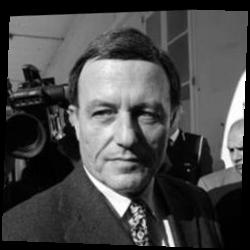
%> input picture images/real_faces2/m/Alfred_Sant_0001.jpg, 250 x 250 px; its folder holds only this picture in this run
$ octave average_face.m   (GNU Octave 9; MATLAB toolbox functions it lacks are replaced by stand-ins)
%> lines starting %> are read from the running program, lines starting %| are printed output that depends on the picture
%% Load files

cFolder = '~/proj/att_awe/images/real_faces2_agem/';

gen = {'m/','f/'};

%% Load face data
data.fimages = zeros(100,100,95);
data.mimages = zeros(100,100,94);

mask_size = [100 100];
mask = repmat([zeros(1,75),ones(1,100),zeros(1,75)],100,1);
mask = [zeros(90,250);mask;zeros(60,250)];

gender = gen{1};
loc = [cFolder gender];
imgFiles = dir(strcat(loc,'*jpg'));
for imgNum = 1:length(imgFiles)
    im = imread([loc imgFiles(imgNum).name]);
%> im is the input picture: size 250x250 uint8; min 0, max 255, mean 72.6
    im = reshape(im(mask==1),mask_size(1),mask_size(2));
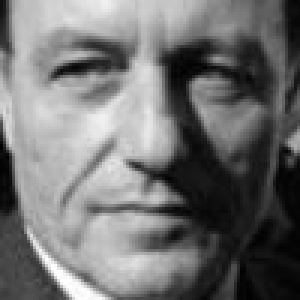
%> im: size 100x100 uint8 (shown 3 times larger); min 0, max 255, mean 114.2
    data.mimages(:,:,imgNum) = im;
end

gender = gen{2};
loc = [cFolder gender];
imgFiles = dir(strcat(loc,'*jpg'));
for imgNum = 1:length(imgFiles)
    im = imread([loc imgFiles(imgNum).name]);
    im = reshape(im(mask==1),mask_size(1),mask_size(2));
    data.fimages(:,:,imgNum) = im;
end

%% Plot
figure
subplot(121)
colormap('gray');
imagesc(mean(data.mimages,3));
subplot(122)
colormap('gray');
imagesc(mean(data.fimages,3));
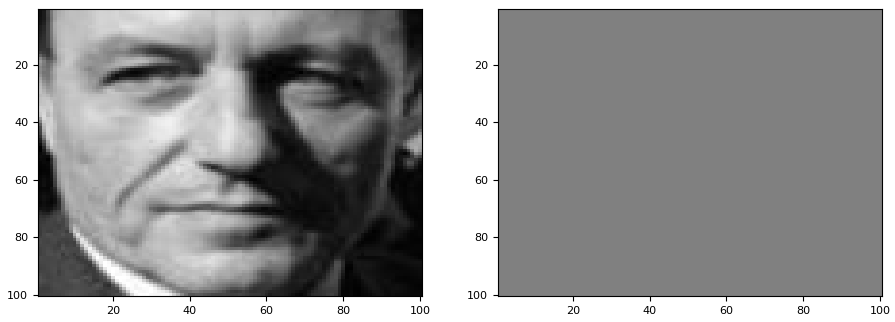
%> figure redrawn from the program's plot data, 2 panels

$ run again, on images/real_faces2/m/Hector_Mitelman_0001.jpg
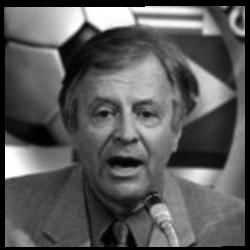
%> input picture images/real_faces2/m/Hector_Mitelman_0001.jpg, 250 x 250 px
%> im is the input picture: size 250x250 uint8; min 0, max 255, mean 90.3
%> `im = reshape(im(mask==1),mask_size(1),mask_size(2));`:
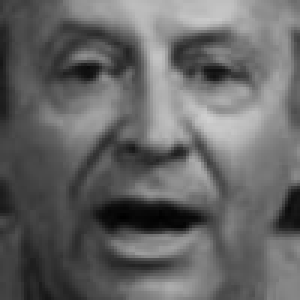
%> im: size 100x100 uint8 (shown 3 times larger); min 0, max 208, mean 101.2
%> `imagesc(mean(data.fimages,3));`:
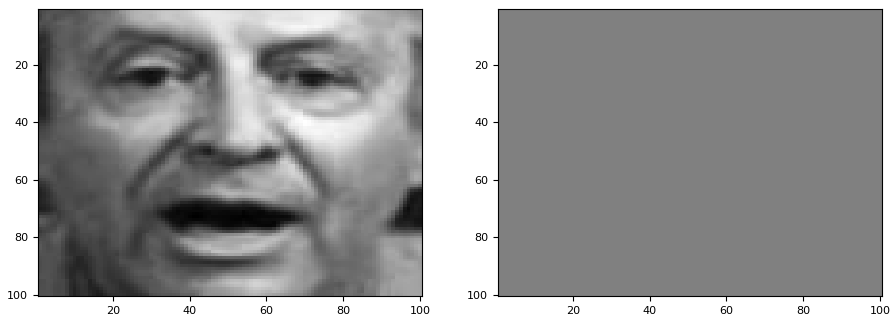
%> figure redrawn from the program's plot data, 2 panels

$ run again, on images/real_faces2/m/Herb_Dhaliwal_0001.jpg
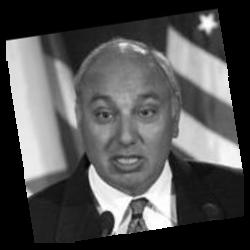
%> input picture images/real_faces2/m/Herb_Dhaliwal_0001.jpg, 250 x 250 px
%> im is the input picture: size 250x250 uint8; min 0, max 255, mean 82.3
%> `im = reshape(im(mask==1),mask_size(1),mask_size(2));`:
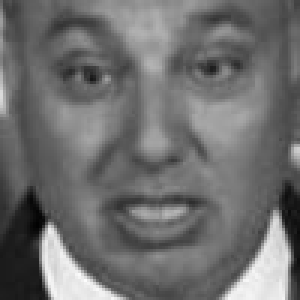
%> im: size 100x100 uint8 (shown 3 times larger); min 2, max 252, mean 110.2
%> `imagesc(mean(data.fimages,3));`:
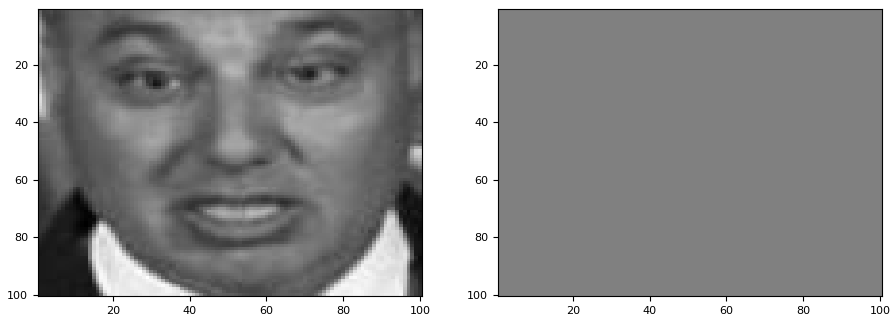
%> figure redrawn from the program's plot data, 2 panels

$ run again, on images/real_faces2/m/Kevin_Spacey_0003.jpg
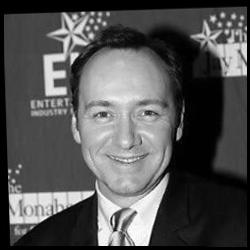
%> input picture images/real_faces2/m/Kevin_Spacey_0003.jpg, 250 x 250 px
%> im is the input picture: size 250x250 uint8; min 0, max 255, mean 83.5
%> `im = reshape(im(mask==1),mask_size(1),mask_size(2));`:
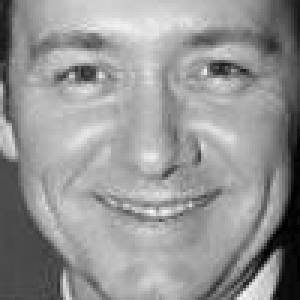
%> im: size 100x100 uint8 (shown 3 times larger); min 0, max 250, mean 148.8
%> `imagesc(mean(data.fimages,3));`:
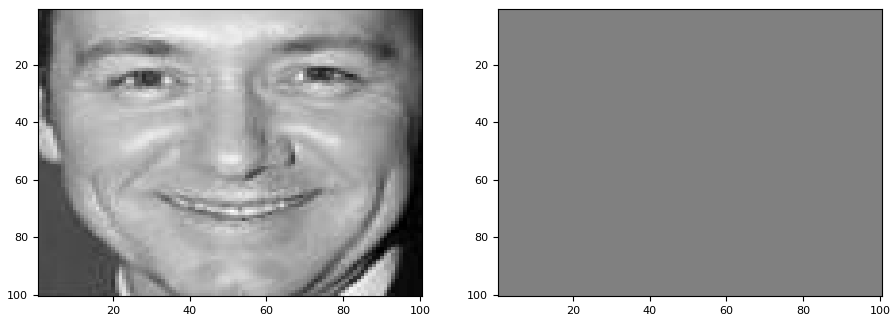
%> figure redrawn from the program's plot data, 2 panels

$ run again, on images/real_faces2/m/Antonio_Palocci_0008.jpg
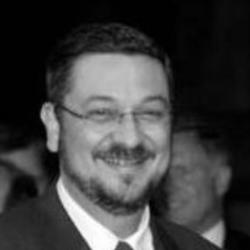
%> input picture images/real_faces2/m/Antonio_Palocci_0008.jpg, 250 x 250 px
%> im is the input picture: size 250x250 uint8; min 0, max 255, mean 62.8
%> `im = reshape(im(mask==1),mask_size(1),mask_size(2));`:
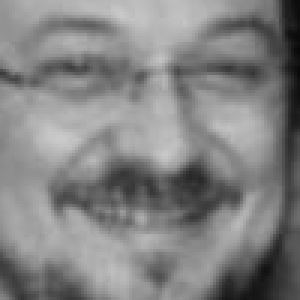
%> im: size 100x100 uint8 (shown 3 times larger); min 9, max 203, mean 130.5
%> `imagesc(mean(data.fimages,3));`:
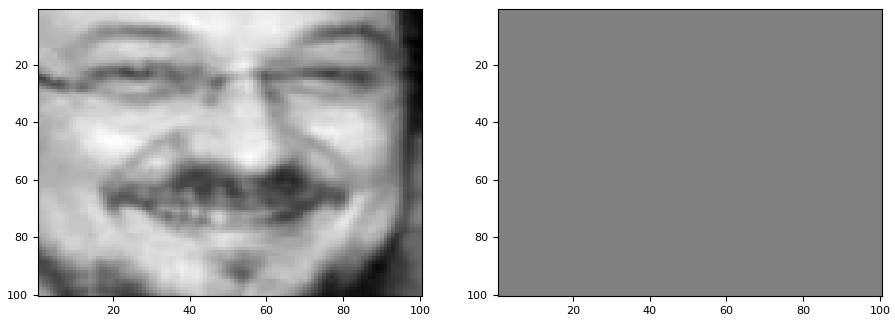
%> figure redrawn from the program's plot data, 2 panels
